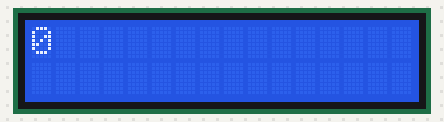
Simulated run of this sketch. Board: Arduino Uno, built with avr-gcc and run on an emulated ATmega328P. Parts: 16×2 character LCD.

Above: at 0.1 s.
At 1.1 s:
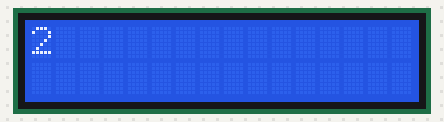
At 2.6 s:
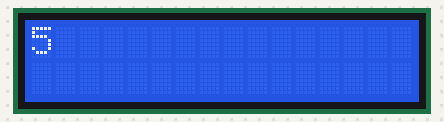
At 5.1 s:
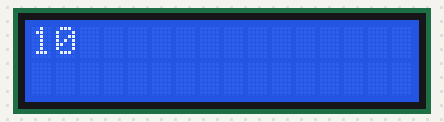
At 7.6 s:
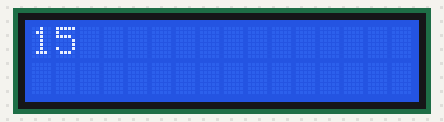
At 10.6 s:
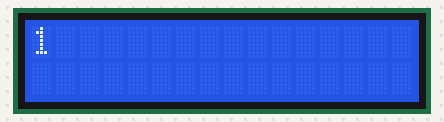

Measured:
- by itself, everything shown: repeats every 10.0 s, in 21 steps
- what the display in image 1 shows lasts 0.5 s, from 1.1 s to 1.6 s

The sketch:

02_LCD_1.ino
```cpp
#include<LiquidCrystal.h>

#define RS 12
#define EN 11
#define D4 6
#define D5 7
#define D6 8
#define D7 9

LiquidCrystal lcd(RS, EN, D4, D5, D6, D7);

void setup() {
  lcd.begin(16, 2);
}

void loop() {

  for (int i = 0; i < 20; i++)
  {
    lcd.setCursor(0, 0);
    lcd.print(i);
    delay(500);
  }
  lcd.clear();

}
```
